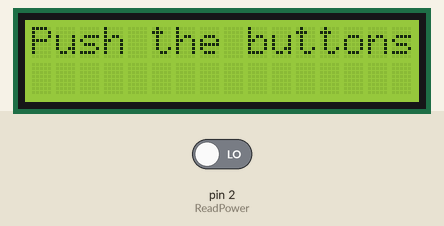
Simulated run of this sketch. Board: Arduino Uno, built with avr-gcc and run on an emulated ATmega328P. On the bench: 16×2 character LCD. Inputs (shaded band) come from the test bench; at power-on: pin 2 (ReadPower) LOW. What the sketch prints to the serial monitor is not drawn.

Above: at 0.1 s.
At 11.4 s:
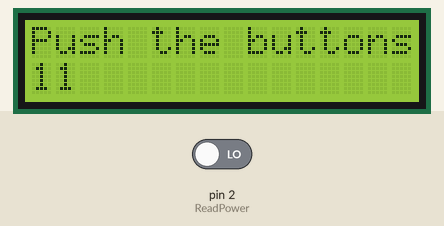
11.5 s: pin 2 (ReadPower) driven HIGH
At 13.4 s:
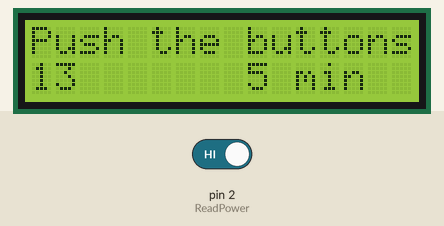
Timing chart, 0 to 14.9 s (numbered marks = the images above; inputs shaded):
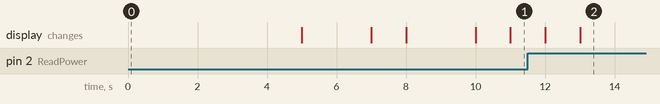

The sketch:

5min-Power-ON.ino
```cpp
#include <LiquidCrystal.h>
LiquidCrystal lcd(8, 9, 4, 5, 6, 7);
#define PowerPin 3
int ReadPower = 2;
int DelayTime = 3000;
unsigned long time[2] = {0,0};  //記錄運行時間

void setup() {
  Serial.begin(115200);
  pinMode(ReadPower, INPUT);
  pinMode(PowerPin, OUTPUT);
   lcd.begin(16, 2);              // start the library
 lcd.setCursor(0,0);
 lcd.print("Push the buttons");
}

void loop() {

  int PowerState = digitalRead(ReadPower);


  //delay(1);        // delay in between reads for stability


  time[0] = millis();
  if(time[1] != time[0]){     //避免1毫秒運行2次
    time[1] = time[0];

    if(time[0] % 1000 == 0){  //每1秒執行一次
      //運行程式碼;            //運行完後還可做其他事情
      Serial.println(1);
      //lcd.print("RIGHT ");
      lcd.setCursor(0,1);
      lcd.print(millis()/1000);
      //digitalWrite(PowerPin, HIGH);
    }
    //digitalWrite(PowerPin, LOW);
    if(time[0] % DelayTime == 0){  //每5秒執行一次
      //運行程式碼;
      Serial.println("55555555555555555555555");
        //if(!PowerState)
  {
    //delay(DelayTime);
    lcd.setCursor(9,1);
    lcd.print("5 min");
    digitalWrite(PowerPin, HIGH);
    delay(500);
    digitalWrite(PowerPin, LOW);
    Serial.println(PowerState);
  }
    }
  }
}
```
